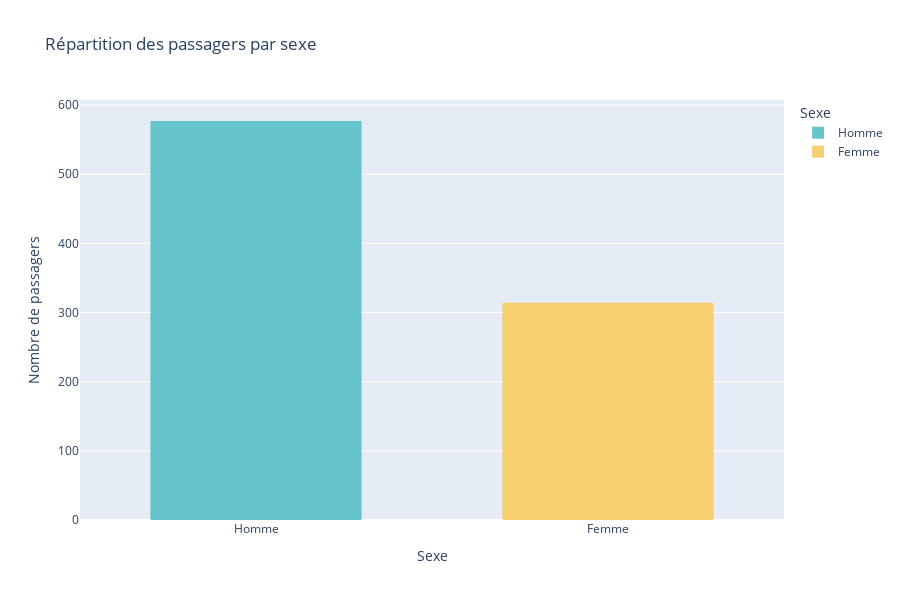

Notebook cell for this chart:
### Code cell
# Compter le nombre d'hommes et de femmes sur le Titanic

# Créer une nouvelle colonne avec des labels explicites
df_train['Sex_label'] = df_train['Sex'].map({'male': 'Homme', 'female': 'Femme'})

# Afficher la répartition des passagers par sexe
fig_total_sexe = px.histogram(
    df_train,
    x='Sex_label',
    color='Sex_label',
    color_discrete_sequence=px.colors.qualitative.Pastel,
    labels={'Sex_label': 'Sexe'},
    title="Répartition des passagers par sexe",
)

# Ajouter le nombre de passagers par sexe
fig_total_sexe.update_layout(
    xaxis_title="Sexe",
    yaxis_title="Nombre de passagers",
    bargap=0.4,
    height=600
)

# Afficher le graphique
fig_total_sexe.show()

### Figure 1 — Plotly figure (JSON) as saved in the notebook; plotly's stock layout.template omitted (floating-point values rounded to 4 significant figures; data arrays with more than 128 entries replaced by an {"elided": "..."} marker saying what was removed)
{"data": [{"bingroup": "x", "hovertemplate": "Sexe=%{x}<br>count=%{y}<extra></extra>", "legendgroup": "Homme", "marker": {"color": "rgb(102, 197, 204)", "pattern": {"shape": ""}}, "name": "Homme", "orientation": "v", "showlegend": true, "type": "histogram", "x": {"elided": "577 str values"}, "xaxis": "x", "yaxis": "y"}, {"bingroup": "x", "hovertemplate": "Sexe=%{x}<br>count=%{y}<extra></extra>", "legendgroup": "Femme", "marker": {"color": "rgb(246, 207, 113)", "pattern": {"shape": ""}}, "name": "Femme", "orientation": "v", "showlegend": true, "type": "histogram", "x": {"elided": "314 str values"}, "xaxis": "x", "yaxis": "y"}], "layout": {"bargap": 0.4, "barmode": "relative", "height": 600, "legend": {"title": {"text": "Sexe"}, "tracegroupgap": 0}, "title": {"text": "Répartition des passagers par sexe"}, "xaxis": {"anchor": "y", "categoryarray": ["Homme", "Femme"], "categoryorder": "array", "domain": [0, 1], "title": {"text": "Sexe"}}, "yaxis": {"anchor": "x", "domain": [0, 1], "title": {"text": "Nombre de passagers"}}}}
